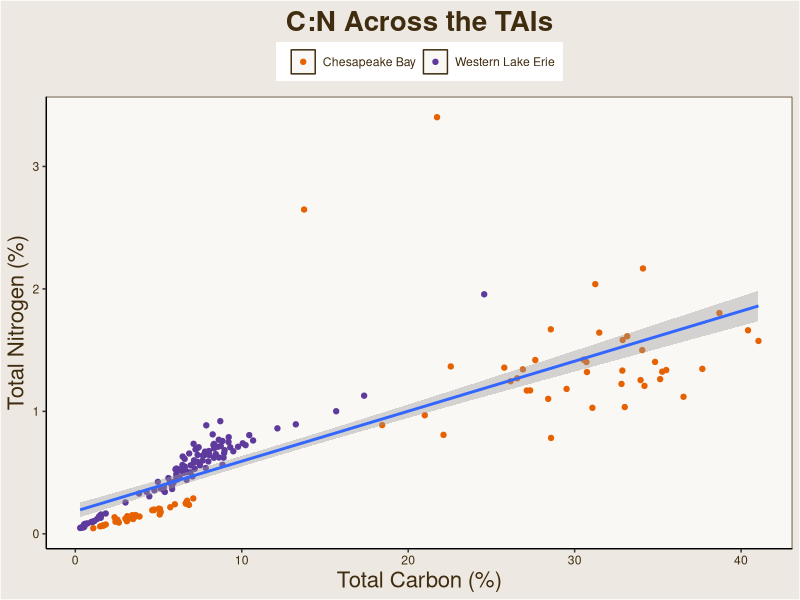
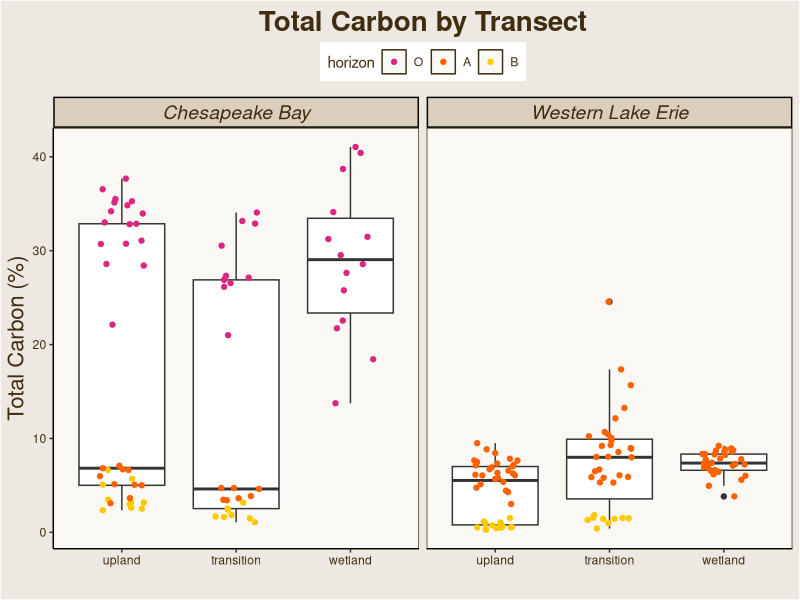
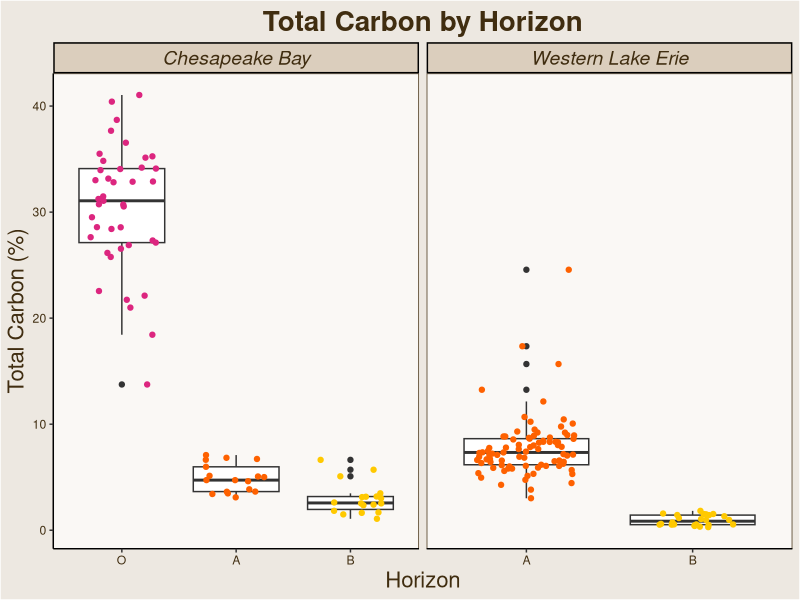
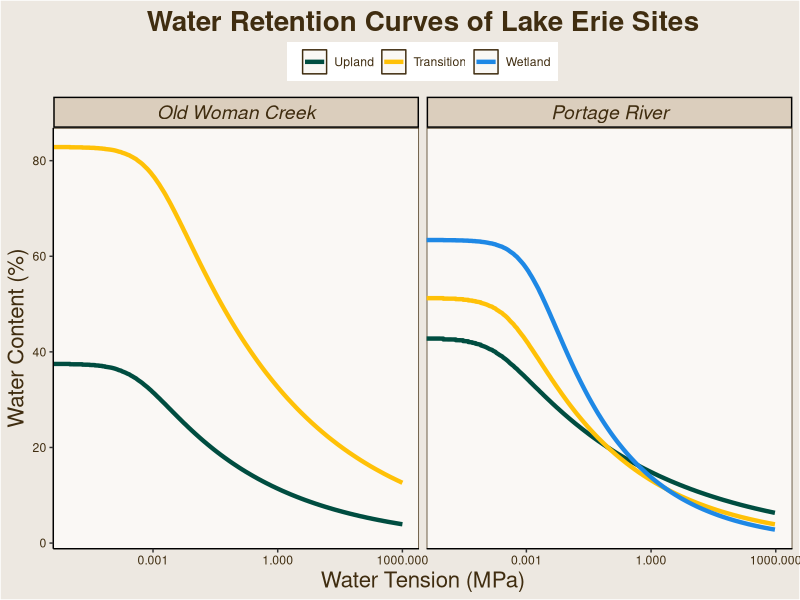

Recreate these plots in R, in order.
### Creating TCTN Graphs of CB and WLE 7.26.22

#load packages
library(tidyverse)
library(ggplot2)

#load files (name you want = read.csv(pathway))
tctn_data = read.csv("data/cmps_data/total_CNS_partial_2022-07-24.csv")
tctn_key = read.csv("data/cmps_data/sample_key.csv")
wrc_data = read.csv("data/cmps_data/wrc_2022-07-18.csv")
pH_data = read.csv("data/cmps_data/pH_sp_cond.csv")
sample_key = read.csv("data/cmps_data/sample_key.csv")

#making the data pretty
tctn_data_pretty = 
  tctn_data %>% 
  left_join(tctn_key, by = "sample_label") %>% 
  filter(TN_perc < 6) %>% 
  filter(transect != "wte") %>% 
  mutate(transect = recode(transect, "wc" = 'wetland'), 
         horizon = factor(horizon, levels = c("O","A","B")),
         transect = factor(transect, levels = c("upland","transition","wetland")),
         region = recode(region, "CB" = "Chesapeake Bay"),
         region = recode(region, "WLE" = "Western Lake Erie")) 

wrc_data_pretty = 
  wrc_data %>% 
  mutate(site = recode(site, "OWC" = 'Old Woman Creek'),
         site = recode(site, "PR" = "Portage River"),
         transect = recode(transect, "transition" = "Transition"),
         transect = recode(transect, "upland" = "Upland"),
         transect = recode(transect, "wetland" = "Wetland"),
         transect = factor(transect, levels = c("Upland","Transition","Wetland")))

pH_data_pretty = 
  pH_data %>% 
  left_join(sample_key, by = "sample_label")

###Graph: pH by region
pH_region_graph =
  pH_data_pretty %>% 
  ggplot(aes(x = transect, y = pH))+
  facet_wrap(~region)+
  geom_jitter(aes(color = horizon), 
              width = 0.2)


###Graph: Total Carbon by Horizon
tc_hz_graph = 
  tctn_data_pretty %>% 
  ggplot(aes(x = horizon, y = TC_perc))+
  labs(x = "Horizon",
       y = "Total Carbon (%)",
       title = "Total Carbon by Horizon",
       color = "")+
  facet_wrap(~region, scales = "free_x")+
  theme_classic()+
  theme(plot.title = element_text(hjust = 0.5, vjust = 0.5, color = '#402d10', face = 'bold', size = 20),
        text = element_text(color = "#402d10"),
        strip.text = element_text(color = "#402d10", size = 14, face = "italic"),
        strip.background = element_rect(fill = "#dbcebd"),
        axis.title = element_text(color = "#402d10", size = 16),
        axis.text = element_text(color = "#402d10"),
        legend.position = "none",
        panel.background = element_rect(fill = "#faf8f5", color = "#402d10"),
        plot.background = element_rect(fill = "#ede8e1"))+
  geom_boxplot()+
  geom_jitter(aes(color = horizon),width = 0.3)+
  scale_color_manual(values = c("#DC267F","#FE6100","#FFC900"))

###Graph: Total Carbon by Transect
tc_transect_graph = 
  tctn_data_pretty %>% 
  ggplot(aes(x = transect, y = TC_perc))+
  labs(x = "",
       y = "Total Carbon (%)",
       title = "Total Carbon by Transect")+
  facet_wrap(~region, scales = "free_x")+
  theme_classic()+
  theme(plot.title = element_text(hjust = 0.5, vjust = 0.5, color = '#402d10', face = 'bold', size = 20),
        text = element_text(color = "#402d10"),
        strip.text = element_text(color = "#402d10", size = 14, face = "italic"),
        strip.background = element_rect(fill = "#dbcebd"),
        axis.title = element_text(color = "#402d10", size = 16),
        axis.text = element_text(color = "#402d10"),
        legend.position = "top",
        panel.background = element_rect(fill = "#faf8f5", color = "#402d10"),
        plot.background = element_rect(fill = "#ede8e1"))+
  geom_boxplot()+
  geom_jitter(width = 0.2,aes(color = horizon))+
  scale_color_manual(values = c("#DC267F","#FE6100","#FFC900"))

###Graph: C:N Line
cn_line_graph =
  tctn_data_pretty %>% 
ggplot(aes(x = TC_perc, y = TN_perc))+
  labs(x = "Total Carbon (%)",
       y = "Total Nitrogen (%)",
       title = "C:N Across the TAIs",
       color = "")+
  theme_classic()+
  theme(plot.title = element_text(hjust = 0.5, vjust = 0.5, color = '#402d10', face = 'bold', size = 20),
        text = element_text(color = "#402d10"),
        strip.text = element_text(color = "#402d10", size = 14, face = "italic"),
        strip.background = element_rect(fill = "#dbcebd"),
        axis.title = element_text(color = "#402d10", size = 16),
        axis.text = element_text(color = "#402d10"),
        legend.position = "top",
        panel.background = element_rect(fill = "#faf8f5", color = "#402d10"),
        plot.background = element_rect(fill = "#ede8e1"))+
  geom_point(aes(color = region))+
  geom_smooth(method = "lm")+
  scale_color_manual(values = c("#E66100", "#5D3A9B"))
 

###Graph: Water Retention Curves of Lake Erie
options(scipen = 9)

wrc_graph = 
  wrc_data_pretty %>% 
  filter(EC_kit != "K008") %>% 
  filter(EC_kit == c("K004", "K011")) %>% 
  ggplot(aes(x = kPa/1000, y = vol_water_perc, colour = transect))+
  geom_line(size = 1.5)+
  scale_x_log10()+
  facet_wrap(~site)+
  theme_classic()+
  theme(plot.title = element_text(hjust = 0.5, vjust = 0.5, color = '#402d10', face = 'bold', size = 20),
        text = element_text(color = "#402d10"),
        strip.text = element_text(color = "#402d10", size = 14, face = "italic"),
        strip.background = element_rect(fill = "#dbcebd"),
        axis.title = element_text(color = "#402d10", size = 16),
        axis.text = element_text(color = "#402d10"),
        legend.position = "top",
        panel.background = element_rect(fill = "#faf8f5", color = "#402d10"),
        plot.background = element_rect(fill = "#ede8e1"))+
  labs(x = "Water Tension (MPa)",
       y = "Water Content (%)",
       title = "Water Retention Curves of Lake Erie Sites",
       color = "")+
  scale_color_manual(values = c("#004D40","#FFC107","#1E88E5"))
  

  #soil_palette("redox",3)
#scale_color_manual(values = soil_palette("redox2",3))
  #scale_color_manual(values = c("darkolivegreen","coral4","deepskyblue4"))

###to save at the end use ggsave
# ggsave()

ggsave("graphs/Total CN Line Graph Final.png",
       cn_line_graph,
       dpi = 300,
       width = 6,
       height = 4)

ggsave("graphs/Total Carbon by Transect Final.png",
       tc_transect_graph,
       dpi = 300,
       width = 6,
       height = 4)

ggsave("graphs/Total Carbon by Horizon Final.png",
       tc_hz_graph,
       dpi = 300,
       width = 6,
       height = 4)

ggsave("graphs/Water Retention Curves Final.png",
       wrc_graph,
       dpi = 300,
       width = 6,
       height = 4)

####SCRATCHWORK

#boxplot bc why not
#this is now scratchwork
#ggplot(data = tctn_data_full,
#aes(x = transect, y = TC_perc))+
#geom_boxplot()+
#geom_jitter(width = 0.2)

#ggplot(data = tctn_data_full,
#aes(x = horizon, y = TC_perc))+
#labs(x = "Horizon",
#y = "Total Carbon (%)",
#title = "Total Carbon by Horizon",
#subtitle = "WLE, 2022")+
#facet_wrap(~region, scales = "free_x")+
#theme_classic()+
#theme(plot.title = element_text(hjust = 0.5, vjust = 0.5),
#plot.subtitle = element_text(hjust = 0.5, vjust = 0.5),
#legend.position = "right",)+
#geom_boxplot()+
#geom_jitter(width = 0.2)

#have to install patchwork for combining graphs
#install.packages("patchwork")
#library(patchwork)

#following syntax for patchwork
#tc_transect_graph + tc_hz_graph
#use plot_layout(guides = "collect) to combine legends and add on to place it like...
#(tc_transect_graph + tc_hz_graph & theme (legnend.position = "top"))

##we're going hard on boxplots
#TCC by Hz, WLE 2022
#ggplot(data = tctn_data_full,
#aes(x = horizon, y = TC_perc))+
#geom_boxplot()+
#geom_jitter(width = 0.2)

#TCC of A Hz by Transect, WLE 2022
#####how do reorder the transect groups so it goes upland->transition->wetland??
#ggplot(data = tctn_data_full,
#aes((x = reorder(upland, transition, wetland)), y = TC_perc))+
#geom_boxplot()+
#geom_jitter(width = 0.2)

#smoothed point plots
#ggplot(data = tctn_data_full,
#aes(x = TC_perc, y = TN_perc,
#color = transect))+
#geom_point()+
#geom_smooth(method = "lm")

#####will make duplicates of each of these with CB data when available
#####will also make a boxplot comparing range of TCC between WLE and CB

#bringing in color palettes
#!!!this is giving me some trouble
#install.packages("devtools")
#devtools::install_github("kaizadp/soilpalettes")
